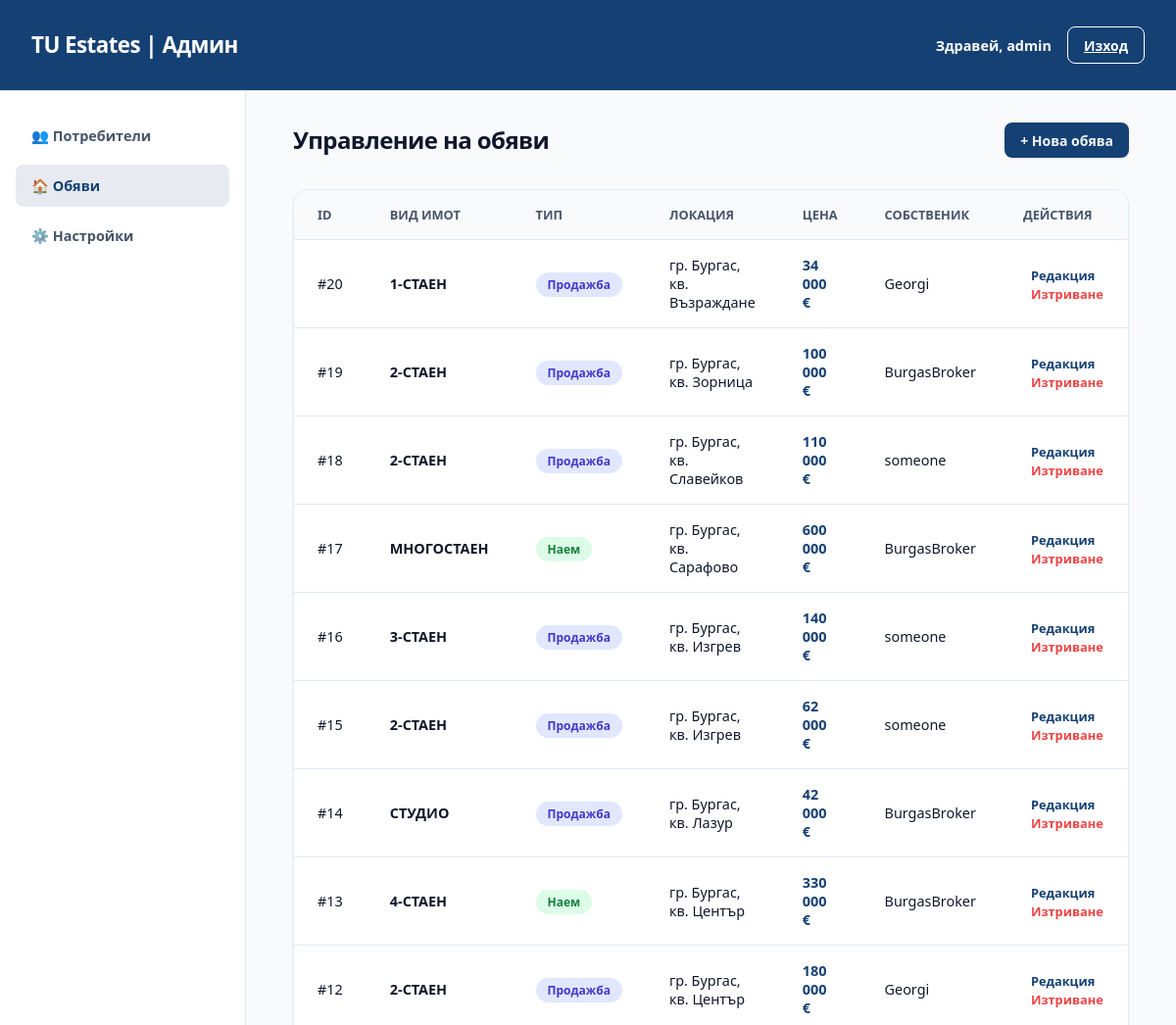
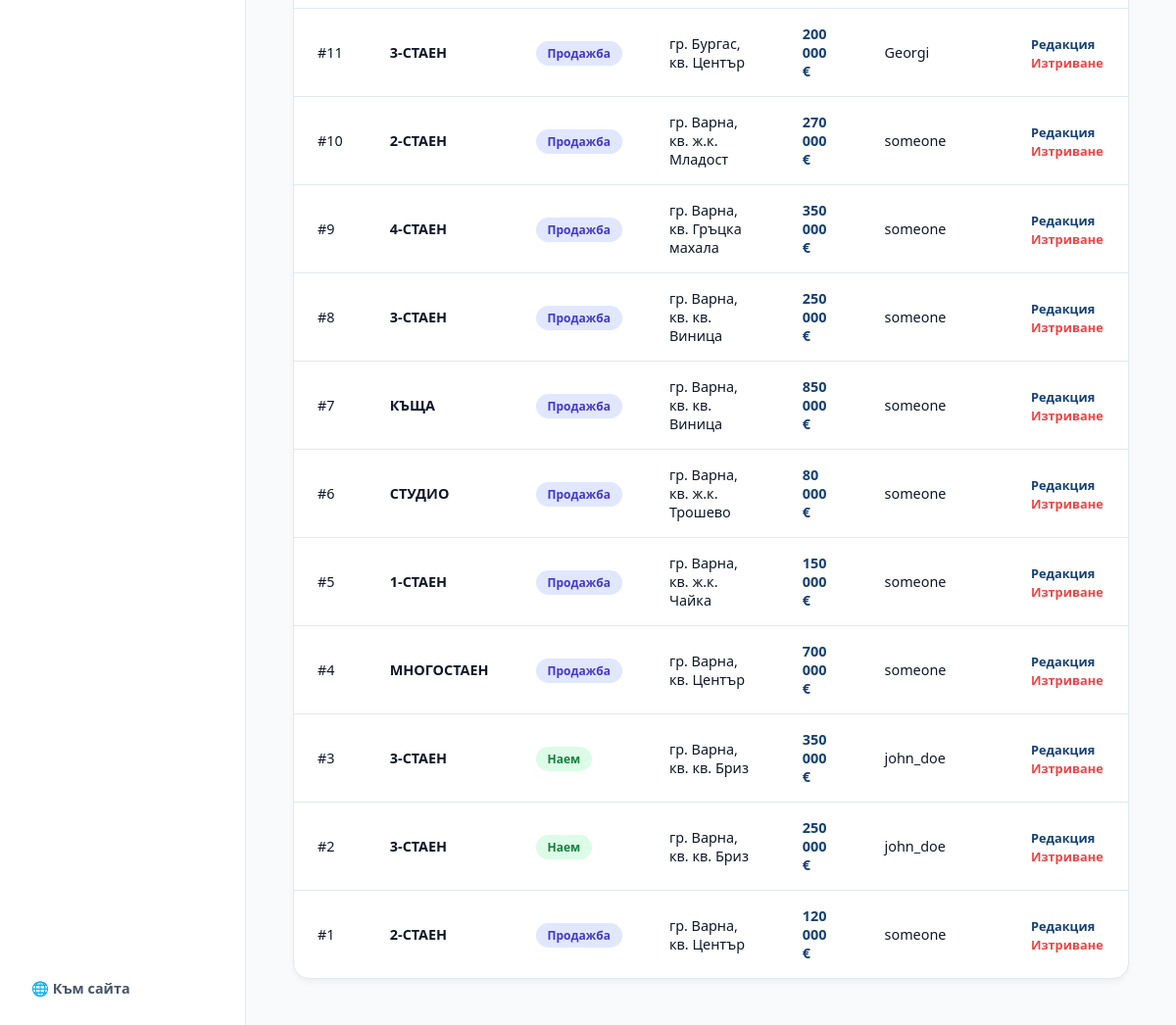
The page /index.php?action=admin_estates (signed in) on the database its author committed (2 pictures, top to bottom).
### tables this page shows
CREATE TABLE
    IF NOT EXISTS estates (
        id INT AUTO_INCREMENT PRIMARY KEY,
        city_id INT NOT NULL,
        neighborhood_id INT NOT NULL,
        estate_address VARCHAR(255) NOT NULL,
        estate_type_id INT,
        rooms INT NOT NULL,
        area DECIMAL(10, 2) NOT NULL,
        floor INT NOT NULL,
        exposure_type VARCHAR(255) NOT NULL,
        description TEXT,
        listing_type_id INT NOT NULL,
        price DECIMAL(10, 2) NOT NULL,
        owner_id INT NOT NULL,
        creation_date DATE NOT NULL,
        expiration_date DATE NOT NULL,
        status_id INT NOT NULL,
        FOREIGN KEY (estate_type_id) REFERENCES estate_types (id),
        FOREIGN KEY (city_id) REFERENCES cities (id),
        FOREIGN KEY (neighborhood_id) REFERENCES neighborhoods (id),
        FOREIGN KEY (owner_id) REFERENCES users (id),
        FOREIGN KEY (listing_type_id) REFERENCES listing_types (id),
        FOREIGN KEY (status_id) REFERENCES estate_status (id)
    );

CREATE TABLE
    IF NOT EXISTS estate_types (
        id INT AUTO_INCREMENT PRIMARY KEY,
        type_name VARCHAR(255) NOT NULL,
        category_id INT NOT NULL,
        FOREIGN KEY (category_id) REFERENCES estate_categories (id)
    );

CREATE TABLE
    IF NOT EXISTS listing_types (
        id INT AUTO_INCREMENT PRIMARY KEY,
        type_name VARCHAR(255) NOT NULL
    );

CREATE TABLE
    IF NOT EXISTS cities (
        id INT AUTO_INCREMENT PRIMARY KEY,
        region_id INT NOT NULL,
        city_name_bg VARCHAR(255) NOT NULL,
        city_name_en VARCHAR(255) NOT NULL,
        FOREIGN KEY (region_id) REFERENCES regions (id)
    );

CREATE TABLE
    IF NOT EXISTS neighborhoods (
        id INT AUTO_INCREMENT PRIMARY KEY,
        city_id INT NOT NULL,
        neighborhood_name_bg VARCHAR(255) NOT NULL,
        neighborhood_name_en VARCHAR(255) NOT NULL,
        FOREIGN KEY (city_id) REFERENCES cities (id)
    );

CREATE TABLE
    IF NOT EXISTS users (
        id INT AUTO_INCREMENT PRIMARY KEY,
        username VARCHAR(255) NOT NULL,
        email VARCHAR(255) NOT NULL UNIQUE,
        password VARCHAR(255) NOT NULL,
        user_type_id INT NOT NULL,
        FOREIGN KEY (user_type_id) REFERENCES user_types (id)
    );

### src/controllers/EstateController.php (called while the page is built, shortened)
<?php
class EstateController
{
    public static function getAllEstates(): array
    {
        $db = Database::getInstance();
        $query = "
            SELECT
                e.id,
                e.price,
                e.rooms,
                et.type_name AS estate_type,
                c.city_name_bg AS city_name,
                n.neighborhood_name_bg AS neighborhood_name,
                lt.type_name AS listing_type,
                u.username AS owner_name
            FROM estates e
            LEFT JOIN estate_types et ON e.estate_type_id = et.id
            LEFT JOIN cities c ON e.city_id = c.id
            LEFT JOIN neighborhoods n ON e.neighborhood_id = n.id
            LEFT JOIN listing_types lt ON e.listing_type_id = lt.id
            LEFT JOIN users u ON e.owner_id = u.id
            ORDER BY e.id DESC
        ";
        $stmt = $db->prepare($query);
        $stmt->execute();
        return $stmt->fetchAll(PDO::FETCH_OBJ);
    }
}

### src/views/admin_estates.php (the view, shortened to what this page needs)
<!DOCTYPE html>
<html lang="bg">
<head>
    <link rel="stylesheet" href="style.css">
</head>
<body style="background-color: var(--search-light);">
    <header style="background-color: var(--tu_blue_primary); color: white; padding: 1rem 2rem; display: flex; justify-content: space-between; align-items: center; z-index: 100;">
        <div class="logo_group" style="color: white;">
            <h1 class="heading_primary" style="color: white; margin: 0;">TU Estates | Админ</h1>
        </div>
        <div style="display: flex; gap: 1rem; align-items: center;">
            <span style="font-weight: 600; font-size: 0.9rem;">Здравей, <?= htmlspecialchars($_SESSION['username']) ?></span>
            <a href="index.php?action=logout" class="btn_secondary" style="color: white; border-color: white;">Изход</a>
        </div>
    </header>
    <div class="admin_layout">
        <aside class="admin_sidebar">
            <nav class="admin_nav">
                <a href="index.php?action=admin" class="admin_nav_link">👥 Потребители</a>
                <a href="index.php?action=admin_estates" class="admin_nav_link active">🏠 Обяви</a>
                <a href="index.php?action=admin_settings" class="admin_nav_link">⚙️ Настройки</a>
                <a href="index.php?action=homepage" class="admin_nav_link" style="margin-top: auto;">🌐 Към сайта</a>
            </nav>
        </aside>
        <main class="admin_main">
            <div style="display: flex; justify-content: space-between; align-items: center; margin-bottom: 2rem;">
                <h2 class="section_title">Управление на обяви</h2>
                <a href="index.php?action=admin_add_estate" class="btn_primary" style="text-decoration: none;">+ Нова обява</a>
            </div>
            <div class="table_container">
                <table class="admin_table">
                    <thead>
                        <tr>
                            <th>ID</th>
                            <th>Вид Имот</th>
                            <th>Тип</th>
                            <th>Локация</th>
                            <th>Цена</th>
                            <th>Собственик</th>
                            <th>Действия</th>
                        </tr>
                    </thead>
                    <tbody>
                        <?php
                        $estates = EstateController::getAllEstates();
                        if (empty($estates)): ?>
                            <tr><td colspan="7" style="text-align: center; padding: 2rem;">Няма намерени обяви.</td></tr>
                        <?php else:
                            foreach ($estates as $estate):
                                $typeClass = ($estate->listing_type === 'Продажба') ? 'badge-broker' : 'badge-user';
                        ?>
                        <tr>
                            <td>#<?= htmlspecialchars($estate->id) ?></td>
                            <td style="font-weight: 600;"><?= htmlspecialchars($estate->estate_type ?? 'Неизвестен') ?></td>
                            <td><span class="badge <?= $typeClass ?>"><?= htmlspecialchars($estate->listing_type ?? '-') ?></span></td>
                            <td><?= htmlspecialchars($estate->city_name ?? '') ?>, кв. <?= htmlspecialchars($estate->neighborhood_name ?? '') ?></td>
                            <td style="font-weight: 700; color: var(--tu_blue_primary);">
                                <?= number_format($estate->price, 0, ',', ' ') ?> €
                            </td>
                            <td><?= htmlspecialchars($estate->owner_name ?? 'Няма') ?></td>
                            <td>
                                <a href="index.php?action=admin_edit_estate&id=<?= $estate->id ?>" class="action_btn edit_btn" style="text-decoration: none;">Редакция</a>
                                <a href="index.php?action=admin_delete_estate&id=<?= $estate->id ?>" class="action_btn delete_btn" style="text-decoration: none;" onclick="return confirm('Сигурни ли сте, че искате да изтриете тази обява?');">Изтриване</a>
                            </td>
                        </tr>
                        <?php
                            endforeach;
                        endif;
                        ?>
                    </tbody>
                </table>
            </div>
        </main>
    </div>
</body>
</html>

### public/index.php (shortened to what this page needs)
<?php
$action = $_GET['action'] ?? 'homepage';
switch ($action) {
        case 'admin_estates':
            require VIEW_DIR . 'admin_estates.php';
            break;
}

### public/style/base.css (style rules this page uses)
:root { --tu_blue_primary: #154073; --tu_blue_primary_rgb: 21, 64, 115; --tu_logo_bg_dark: rgba(21, 64, 115, 0.2); --header-bg-light: rgba(255, 255, 255, 0.9); --header-bg-dark: rgba(15, 23, 42, 0.9); --border-light: #e2e8f0; --border-dark: #1e293b; --bg-light: #f8fafc; --bg-dark: #1e293b; --text-light: #0f172a; --text-dark: #f1f5f9; --search-dark: #1e293b; --search-light: #f8fafc; --par-light: #475569; --par-dark: #94a3b8; --btn-hover: #1a4f8d; }
body { height: 100vh; width: 100%; display: flex; flex-direction: column; font-family: "Display Font", system-ui, sans-serif; -webkit-font-smoothing: antialiased; background-color: var(--bg-light); color: var(--text-light); margin: 0; }

### public/style/buttons.css (style rules this page uses)
.btn_primary { display: flex; align-items: center; justify-content: center; height: 2.25rem; padding-left: 1rem; padding-right: 1rem; border-radius: 0.5rem; border: none; font-size: 0.875rem; font-weight: 700; color: var(--text-dark); cursor: pointer; background-color: var(--tu_blue_primary); box-shadow: 0 1px 2px 0 rgba(0, 0, 0, 0.05); transition: background-color 0.5s cubic-bezier(0.4, 0, 0.2, 1), transform 0.3s cubic-bezier(0.34, 1.56, 0.64, 1), box-shadow 0.4s ease; }
.btn_secondary { display: flex; align-items: center; justify-content: center; height: 2.25rem; padding-left: 1rem; padding-right: 1rem; border-radius: 0.5rem; font-size: 0.875rem; font-weight: 700; cursor: pointer; color: var(--tu_blue_primary); background-color: transparent; border: 1px solid var(--tu_blue_primary); transition: background-color 0.4s, color 0.4s; }

### public/style/header.css (style rules this page uses)
header { position: sticky; top: 0; z-index: 1001; height: 60px; display: flex; align-items: center; justify-content: flex-start; gap: 2rem; flex-shrink: 0; white-space: nowrap; padding: 0.75rem 1.5rem; background-color: var(--header-bg-light); border-bottom: 1px solid var(--border-light); }
.logo_group { display: flex; align-items: center; gap: 0.75rem; color: var(--text-light); text-decoration: none; }
.heading_primary { font-size: 1.4rem; font-weight: 700; line-height: 1.25; letter-spacing: -0.025em; color: var(--text-light); }

### public/style/layout.css (style rules this page uses)
.section_title { font-weight: 700; letter-spacing: -0.025em; color: var(--text-light); line-height: 2.25rem; margin: 0px; }

### public/style/admin.css (style rules this page uses)
.admin_layout { display: flex; min-height: calc(100vh - 70px); background-color: var(--search-light); }
.admin_sidebar { width: 250px; background-color: white; border-right: 1px solid var(--border-light); display: flex; flex-direction: column; }
.admin_nav { display: flex; flex-direction: column; padding: 1.5rem 1rem; gap: 0.5rem; height: 100%; }
.admin_nav_link { padding: 0.75rem 1rem; text-decoration: none; color: var(--par-light); font-weight: 600; font-size: 0.9rem; border-radius: 0.5rem; transition: all 0.2s ease; }
.admin_nav_link.active { background-color: rgba(var(--tu_blue_primary_rgb), 0.1); color: var(--tu_blue_primary); }
.admin_main { flex: 1; padding: 2rem 3rem; overflow-y: auto; }
.table_container { background: white; border-radius: 1rem; border: 1px solid var(--border-light); overflow: hidden; box-shadow: 0 4px 6px -1px rgba(0, 0, 0, 0.05); }
.admin_table { width: 100%; border-collapse: collapse; text-align: left; }
.admin_table th { background-color: var(--bg-light); padding: 1rem 1.5rem; font-size: 0.8rem; text-transform: uppercase; color: var(--par-light); border-bottom: 1px solid var(--border-light); }
.admin_table td { padding: 1rem 1.5rem; border-bottom: 1px solid var(--border-light); color: var(--text-light); font-size: 0.9rem; }
.admin_table tr:last-child td { border-bottom: none; }
.badge { padding: 0.25rem 0.75rem; border-radius: 9999px; font-size: 0.75rem; font-weight: 700; background-color: var(--border-light); color: var(--par-light); }
.badge-broker { background-color: #e0e7ff; color: #4338ca; }
.badge-user { background-color: #dcfce7; color: #15803d; }
.action_btn { border: none; background: none; font-weight: 600; font-size: 0.8rem; cursor: pointer; padding: 0.25rem 0.5rem; border-radius: 0.25rem; transition: all 0.2s; }
.edit_btn { color: var(--tu_blue_primary); }
.delete_btn { color: #ef4444; }

### rows shown on the page
estates: id "20", estate_type.type_name "1-СТАЕН", listing_type.type_name "Продажба", city.city_name_bg "гр. Бургас", neighborhood.neighborhood_name_bg "Възраждане", price "34 000", owner.username "Georgi"
estates: id "19", estate_type.type_name "2-СТАЕН", listing_type.type_name "Продажба", city.city_name_bg "гр. Бургас", neighborhood.neighborhood_name_bg "Зорница", price "100 000", owner.username "BurgasBroker"
estates: id "18", estate_type.type_name "2-СТАЕН", listing_type.type_name "Продажба", city.city_name_bg "гр. Бургас", neighborhood.neighborhood_name_bg "Славейков", price "110 000", owner.username "someone"
estates: id "17", estate_type.type_name "МНОГОСТАЕН", listing_type.type_name "Наем", city.city_name_bg "гр. Бургас", neighborhood.neighborhood_name_bg "Сарафово", price "600 000", owner.username "BurgasBroker"
estates: id "16", estate_type.type_name "3-СТАЕН", listing_type.type_name "Продажба", city.city_name_bg "гр. Бургас", neighborhood.neighborhood_name_bg "Изгрев", price "140 000", owner.username "someone"
estates: id "15", estate_type.type_name "2-СТАЕН", listing_type.type_name "Продажба", city.city_name_bg "гр. Бургас", neighborhood.neighborhood_name_bg "Изгрев", price "62 000", owner.username "someone"
estates: id "14", estate_type.type_name "СТУДИО", listing_type.type_name "Продажба", city.city_name_bg "гр. Бургас", neighborhood.neighborhood_name_bg "Лазур", price "42 000", owner.username "BurgasBroker"
estates: id "13", estate_type.type_name "4-СТАЕН", listing_type.type_name "Наем", city.city_name_bg "гр. Бургас", neighborhood.neighborhood_name_bg "Център", price "330 000", owner.username "BurgasBroker"
estates: id "12", estate_type.type_name "2-СТАЕН", listing_type.type_name "Продажба", city.city_name_bg "гр. Бургас", neighborhood.neighborhood_name_bg "Център", price "180 000", owner.username "Georgi"
estates: id "11", estate_type.type_name "3-СТАЕН", listing_type.type_name "Продажба", city.city_name_bg "гр. Бургас", neighborhood.neighborhood_name_bg "Център", price "200 000", owner.username "Georgi"
estates: id "10", estate_type.type_name "2-СТАЕН", listing_type.type_name "Продажба", city.city_name_bg "гр. Варна", neighborhood.neighborhood_name_bg "ж.к. Младост", price "270 000", owner.username "someone"
estates: id "9", estate_type.type_name "4-СТАЕН", listing_type.type_name "Продажба", city.city_name_bg "гр. Варна", neighborhood.neighborhood_name_bg "Гръцка махала", price "350 000", owner.username "someone"
estates: id "8", estate_type.type_name "3-СТАЕН", listing_type.type_name "Продажба", city.city_name_bg "гр. Варна", neighborhood.neighborhood_name_bg "кв. Виница", price "250 000", owner.username "someone"
estates: id "7", estate_type.type_name "КЪЩА", listing_type.type_name "Продажба", city.city_name_bg "гр. Варна", neighborhood.neighborhood_name_bg "кв. Виница", price "850 000", owner.username "someone"
estates: id "6", estate_type.type_name "СТУДИО", listing_type.type_name "Продажба", city.city_name_bg "гр. Варна", neighborhood.neighborhood_name_bg "ж.к. Трошево", price "80 000", owner.username "someone"
estates: id "5", estate_type.type_name "1-СТАЕН", listing_type.type_name "Продажба", city.city_name_bg "гр. Варна", neighborhood.neighborhood_name_bg "ж.к. Чайка", price "150 000", owner.username "someone"
estates: id "4", estate_type.type_name "МНОГОСТАЕН", listing_type.type_name "Продажба", city.city_name_bg "гр. Варна", neighborhood.neighborhood_name_bg "Център", price "700 000", owner.username "someone"
estates: id "3", estate_type.type_name "3-СТАЕН", listing_type.type_name "Наем", city.city_name_bg "гр. Варна", neighborhood.neighborhood_name_bg "кв. Бриз", price "350 000", owner.username "john_doe"
estates: id "2", estate_type.type_name "3-СТАЕН", listing_type.type_name "Наем", city.city_name_bg "гр. Варна", neighborhood.neighborhood_name_bg "кв. Бриз", price "250 000", owner.username "john_doe"
estates: id "1", estate_type.type_name "2-СТАЕН", listing_type.type_name "Продажба", city.city_name_bg "гр. Варна", neighborhood.neighborhood_name_bg "Център", price "120 000", owner.username "someone"

### other values the page prints
$_SESSION['username'] "admin"
